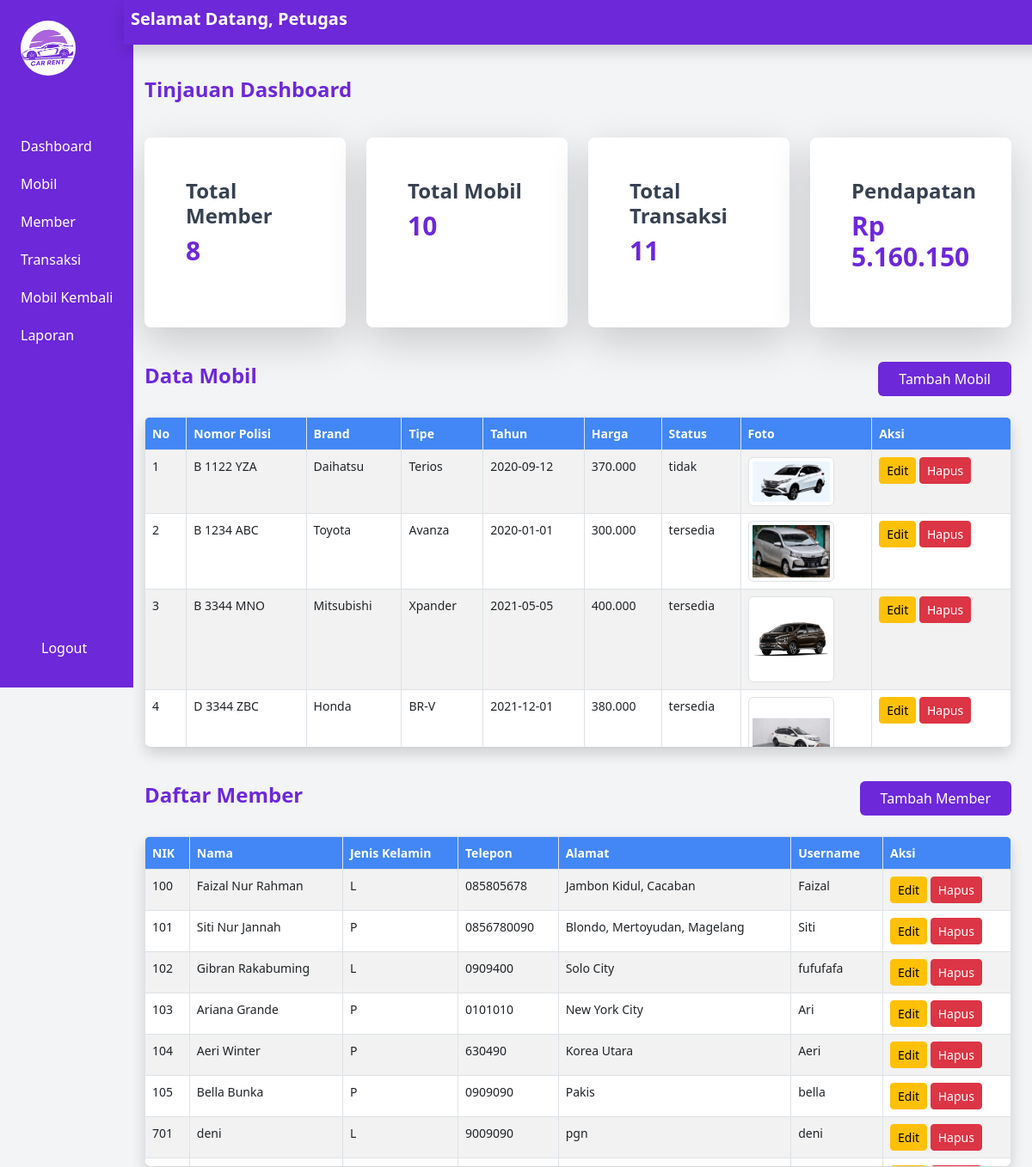
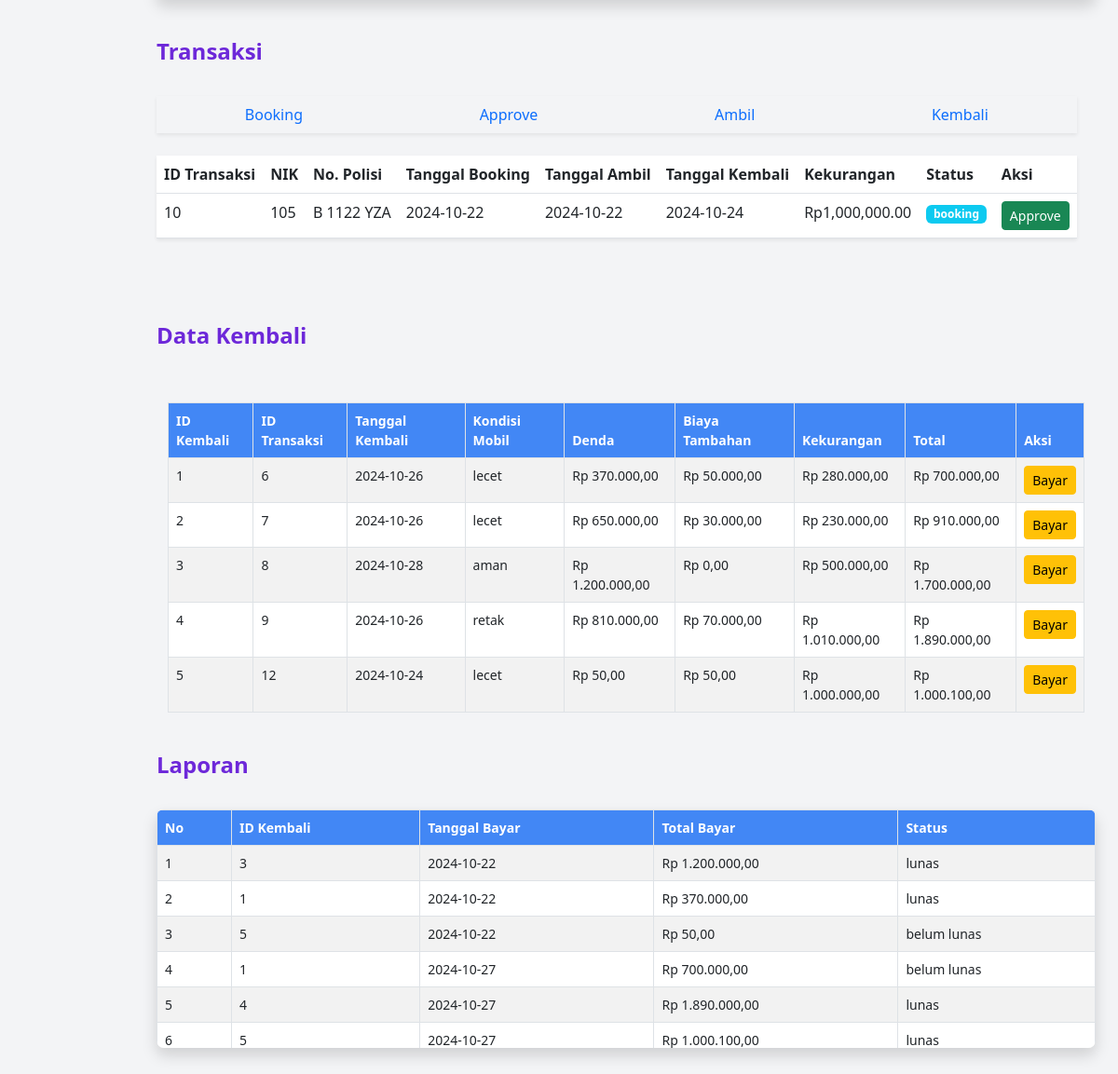
/petugas/petugas.php (signed in), run on the app's committed database (2 pictures, top to bottom).
### tables this page shows
CREATE TABLE `tb_mobil` (
  `nopol` varchar(10) NOT NULL,
  `brand` varchar(50) NOT NULL,
  `type` varchar(50) NOT NULL,
  `tahun` date NOT NULL,
  `harga` decimal(10,2) NOT NULL,
  `foto` varchar(50) DEFAULT NULL,
  `status` enum('tersedia','tidak') NOT NULL
);

CREATE TABLE `tb_member` (
  `nik` int(11) NOT NULL,
  `nama` varchar(100) NOT NULL,
  `jk` enum('L','P') NOT NULL,
  `telp` varchar(15) DEFAULT NULL,
  `alamat` text DEFAULT NULL,
  `username` varchar(50) NOT NULL,
  `pass` varchar(255) NOT NULL
);

CREATE TABLE `tb_transaksi` (
  `id_transaksi` int(11) NOT NULL,
  `nik` int(11) DEFAULT NULL,
  `nopol` varchar(10) DEFAULT NULL,
  `tgl_booking` date DEFAULT NULL,
  `tgl_ambil` date DEFAULT NULL,
  `tgl_kembali` date DEFAULT NULL,
  `supir` tinyint(1) DEFAULT NULL,
  `total` decimal(10,2) DEFAULT NULL,
  `downpayment` decimal(10,2) DEFAULT 100000.00,
  `kekurangan` decimal(10,2) DEFAULT NULL,
  `status` enum('booking','approve','ambil','kembali') NOT NULL
);

CREATE TABLE `tb_kembali` (
  `id_kembali` int(11) NOT NULL,
  `id_transaksi` int(11) DEFAULT NULL,
  `tgl_kembali` date DEFAULT NULL,
  `kondisi_mobil` text DEFAULT NULL,
  `denda` decimal(10,2) DEFAULT NULL,
  `biaya_tambahan` int(11) DEFAULT NULL
);

CREATE TABLE `tb_bayar` (
  `id_bayar` int(11) NOT NULL,
  `id_kembali` int(11) DEFAULT NULL,
  `tgl_bayar` date DEFAULT NULL,
  `total_bayar` decimal(10,2) DEFAULT NULL,
  `status` enum('lunas','belum lunas') DEFAULT NULL
);

### petugas/petugas.php (the view, shortened to what the rows shown need)
<?php
include '../koneksi.php';
$statuses = ['Booking', 'Approve', 'Ambil', 'Kembali'];
foreach ($statuses as $status) {
    $sql = "SELECT * FROM tb_transaksi WHERE status = ?";
    $stmt = $koneksi->prepare($sql);
    $stmt->bind_param('s', $status);
    $stmt->execute();
    $result = $stmt->get_result();
}
?>
<!DOCTYPE html>
<html lang="id">
<head>
    <link href="https://cdn.jsdelivr.net/npm/tailwindcss@2.2.19/dist/tailwind.min.css" rel="stylesheet">
    <link href="https://cdn.jsdelivr.net/npm/bootstrap@5.3.0-alpha1/dist/css/bootstrap.min.css" rel="stylesheet">
</head>
<body class="bg-gray-100 font-sans leading-normal tracking-normal">
    <div class="flex">
        <div class="flex-1 flex flex-col ml-36">
           <header class="bg-purple-700 text-white p-2 shadow flex justify-between items-center fixed w-full" style="left: 9rem; top: 0;">
            <h2 class="text-xl font-semibold">Selamat Datang, Petugas</h2>
        </header>
            <main class="flex-1 p-6 mt-16">
                <section id="mobil" class="mb-10">
    <div class="bg-white shadow rounded-lg overflow-y-auto max-h-96 text-black">
        <?php
        $sql_mobil = "SELECT * FROM tb_mobil";
        $result_mobil = $koneksi->query($sql_mobil);
        $no = 1;
        if ($result_mobil->num_rows > 0) {
            echo "<table class='table table-bordered table-hover table-striped table-custom'>
                    <thead>
                        <tr>
                            <th>No</th>
                            <th>Nomor Polisi</th>
                            <th>Brand</th>
                            <th>Tipe</th>
                            <th>Tahun</th>
                            <th>Harga</th>
                            <th>Status</th>
                            <th>Foto</th>
                            <th>Aksi</th>
                        </tr>
                    </thead>
                    <tbody>";
            while ($row = $result_mobil->fetch_assoc()) {
                echo "<tr>
                        <td>" . $no++ . "</td>
                        <td>" . $row["nopol"] . "</td>
                        <td>" . $row["brand"] . "</td>
                        <td>" . $row["type"] . "</td>
                        <td>" . $row["tahun"] . "</td>
                        <td>" . number_format($row["harga"], 0, ',', '.') . "</td>
                        <td>" . $row["status"] . "</td>
                        <td><img src='../img/" . $row["foto"] . "' class='img-thumbnail'></td>
                        <td>
                            <a href='edit_mobil.php?nopol=" . $row["nopol"] . "' class='btn btn-warning btn-sm'>Edit</a>
                            <form action='hapus_mobil.php' method='post' style='display:inline;'>
                                <input type='hidden' name='nopol' value='" . $row["nopol"] . "'>
                                <button type='submit' class='btn btn-danger btn-sm' onclick='return confirm(\"Apakah Anda yakin ingin menghapus data ini?\");'>Hapus</button>
                            </form>
                        </td>
                      </tr>";
            }
            echo "</tbody></table>";
        } else {
            echo "<tr><td colspan='9' class='text-center'>0 hasil ditemukan</td></tr>";
        }
        ?>
    </div>
</section>
                <section id="member" class="mb-10">
                    <div class="bg-white shadow rounded-lg overflow-y-auto max-h-96">
                        <?php
                        $sql_member = "SELECT * FROM tb_member";
                        $result_member = $koneksi->query($sql_member);
                        if ($result_member->num_rows > 0) {
                            echo "<table class='table table-bordered table-hover table-striped table-custom'>
                                    <thead>
                                        <tr>
                                            <th>NIK</th>
                                            <th>Nama</th>
                                            <th>Jenis Kelamin</th>
                                            <th>Telepon</th>
                                            <th>Alamat</th>
                                            <th>Username</th>
                                            <th>Aksi</th>
                                        </tr>
                                    </thead>
                                    <tbody>";
                            while ($row = $result_member->fetch_assoc()) {
                                echo "<tr>
                                        <td>" . $row["nik"] . "</td>
                                        <td>" . $row["nama"] . "</td>
                                        <td>" . $row["jk"] . "</td>
                                        <td>" . $row["telp"] . "</td>
                                        <td>" . $row["alamat"] . "</td>
                                        <td>" . $row["username"] . "</td>
                                        <td>
                                            <a href='edit_member.php?nik=" . $row["nik"] . "' class='btn btn-warning btn-sm'>Edit</a>
                                            <a href='hapus_member.php?nik=" . $row["nik"] . "' class='btn btn-danger btn-sm' onclick='return confirm(\"Apakah Anda yakin ingin menghapus member ini?\")'>Hapus</a>
                                        </td>
                                      </tr>";
                            }
                            echo "</tbody></table>";
                        } else {
                            echo "<div class='alert alert-warning'>Tidak ada data member yang ditemukan.</div>";
                        }
                        ?>
                    </div>
                </section>
                <section id="transaksi" class="mb-10">
                    <div>
                    <?php require 'transaksi.php'; ?>
                    </div>
                </section>
                <section id="kembali" class="mb-10">
                    <div>
                    <?php require 'data-kembali.php'; ?>
                    </div>
                </section>
                <section id="laporan" class="mb-10">
                    <div class="bg-white shadow rounded-lg overflow-y-auto max-h-64">
                    <?php
                        $sql = "SELECT * FROM tb_bayar";
                        $result = $koneksi->query($sql);
                        if ($result->num_rows > 0) {
                            $i = 1;
                            echo "<table class='table table-bordered table-hover table-striped table-custom'>
                                    <thead>
                                        <tr>
                                            <th>No</th>
                                            <th>ID Kembali</th>
                                            <th>Tanggal Bayar</th>
                                            <th>Total Bayar</th>
                                            <th>Status</th>
                                        </tr>
                                    </thead>
                                    <tbody>";
                            while($row = $result->fetch_assoc()) {
                                $status_class = ($row["status"] === "belum lunas") ? "text-red-500" : "text-green-500";
                                echo "<tr>
                                        <td>" . $i++ . "</td>
                                        <td>" . $row["id_kembali"] . "</td>
                                        <td>" . $row["tgl_bayar"] . "</td>
                                        <td>Rp " . number_format($row["total_bayar"], 2, ',', '.') . "</td>
                                        <td class='$status_class'>" . $row["status"] . "</td>
                                      </tr>";
                            }
                            echo "</tbody></table>";
                        } else {
                            echo "<tr><td colspan='5' class='text-center'>Tidak ada data pembayaran</td></tr>";
                        }
                        ?>
                    </div>
                </section>
            </main>
        </div>
    </div>
</body>
</html>

### petugas/transaksi.php (shortened to what the rows shown need)
<?php
include '../koneksi.php';
$statuses = ['Booking', 'Approve', 'Ambil', 'Kembali'];
$transactions = [];
foreach ($statuses as $status) {
    $sql = "SELECT * FROM tb_transaksi WHERE status = ?";
    $stmt = $koneksi->prepare($sql);
    $stmt->bind_param('s', $status);
    $stmt->execute();
    $result = $stmt->get_result();
    $transactions[$status] = $result->fetch_all(MYSQLI_ASSOC);
}
?>
<!DOCTYPE html>
<html lang="id">
<head>
    <link href="https://cdn.jsdelivr.net/npm/tailwindcss@2.2.19/dist/tailwind.min.css" rel="stylesheet">
    <link href="https://cdn.jsdelivr.net/npm/bootstrap@5.3.0-alpha1/dist/css/bootstrap.min.css" rel="stylesheet">
</head>
<body class="bg-gray-100 font-sans leading-normal tracking-normal">
    <div class="flex">
      <div class="content" id="content">
                    <div class="tab-content" id="transactions-table-tab-content">
                        <div class="tab-pane fade show active" id="transactions-booking" role="tabpanel" aria-labelledby="transactions-booking-tab">
                            <div class="app-card app-card-transactions-table shadow-sm mb-5">
                                <div class="app-card-body">
                                    <div class="table-responsive">
                                        <table class="table mb-0 text-left">
                                            <thead>
                                                <tr>
                                                    <th class="cell">ID Transaksi</th>
                                                    <th class="cell">NIK</th>
                                                    <th class="cell">No. Polisi</th>
                                                    <th class="cell">Tanggal Booking</th>
                                                    <th class="cell">Tanggal Ambil</th>
                                                    <th class="cell">Tanggal Kembali</th>
                                                    <th class="cell">Kekurangan</th>
                                                    <th class="cell">Status</th>
                                                    <th class="cell">Aksi</th>
                                                </tr>
                                            </thead>
                                            <tbody>
                                                <?php foreach ($transactions['Booking'] as $trans): ?>
                                                    <tr>
                                                        <td class="cell"><?php echo $trans['id_transaksi']; ?></td>
                                                        <td class="cell"><?php echo $trans['nik']; ?></td>
                                                        <td class="cell"><?php echo $trans['nopol']; ?></td>
                                                        <td class="cell"><?php echo $trans['tgl_booking']; ?></td>
                                                        <td class="cell"><?php echo $trans['tgl_ambil']; ?></td>
                                                        <td class="cell"><?php echo $trans['tgl_kembali']; ?></td>
                                                        <td class="cell"><?php echo 'Rp' . number_format($trans['kekurangan'], 2); ?></td>
                                                        <td class="cell"><span class="badge bg-info"><?php echo $trans['status']; ?></span></td>
                                                        <td class="cell">
                                                            <form method="POST" action="">
                                                                <button type="submit" name="update_status" class="btn btn-sm btn-success">Approve</button>
                                                            </form>
                                                        </td>
                                                    </tr>
                                                <?php endforeach; ?>
                                            </tbody>
                                        </table>
                                    </div>
                                </div>
                            </div>
                        </div>
                    </div>
                </div>
    </div>
</body>
</html>

### petugas/data-kembali.php (shortened to what the rows shown need)
<?php
include '../koneksi.php';
$sql = "SELECT
            k.id_kembali,
            k.id_transaksi,
            k.tgl_kembali,
            k.kondisi_mobil,
            k.denda,
            k.biaya_tambahan,
            t.kekurangan,
            (k.denda + k.biaya_tambahan + t.kekurangan) AS total
        FROM
            tb_kembali k
        JOIN
            tb_transaksi t ON k.id_transaksi = t.id_transaksi";
$result = $koneksi->query($sql);
?>
<!DOCTYPE html>
<html lang="id">
<head>
    <link href="https://cdn.jsdelivr.net/npm/bootstrap@5.3.0-alpha1/dist/css/bootstrap.min.css" rel="stylesheet">
</head>
<body>
    <div class="container mt-5">
        <?php
        if ($result->num_rows > 0) {
            echo "<table class='table table-bordered table-hover table-striped table-custom'>
        <thead>
            <tr>
                <th>ID Kembali</th>
                <th>ID Transaksi</th>
                <th>Tanggal Kembali</th>
                <th>Kondisi Mobil</th>
                <th>Denda</th>
                <th>Biaya Tambahan</th>
                <th>Kekurangan</th>
                <th>Total</th>
                <th>Aksi</th>
            </tr>
        </thead>
        <tbody>";
        while ($row = $result->fetch_assoc()) {
            $status = isset($row["status"]) ? $row["status"] : null;
            if ($status != "dibayar") {
                echo "<tr>
                        <td>" . $row["id_kembali"] . "</td>
                        <td>" . $row["id_transaksi"] . "</td>
                        <td>" . $row["tgl_kembali"] . "</td>
                        <td>" . $row["kondisi_mobil"] . "</td>
                        <td>Rp " . number_format($row["denda"], 2, ',', '.') . "</td>
                        <td>Rp " . number_format($row["biaya_tambahan"], 2, ',', '.') . "</td>
                        <td>Rp " . number_format($row["kekurangan"], 2, ',', '.') . "</td>
                        <td>Rp " . number_format($row["total"], 2, ',', '.') . "</td>
                        <td>
                        <a href='bayar.php?id_kembali=" . $row["id_kembali"] . "' class='btn btn-warning btn-sm'>Bayar</a>
                        </td>
                    </tr>";
            }
        }
        echo "</tbody></table>";
        } else {
            echo "<div class='alert alert-warning'>Tidak ada data pengembalian yang ditemukan.</div>";
        }
        ?>
    </div>
</body>
</html>

### data on the page
tb_mobil: nopol "B 1122 YZA", brand "Daihatsu", type "Terios", tahun "2020-09-12", harga "370.000", status "tidak", foto (picture)
tb_mobil: nopol "B 1234 ABC", brand "Toyota", type "Avanza", tahun "2020-01-01", harga "300.000", status "tersedia", foto (picture)
tb_mobil: nopol "B 3344 MNO", brand "Mitsubishi", type "Xpander", tahun "2021-05-05", harga "400.000", status "tersedia", foto (picture)
tb_mobil: nopol "D 3344 ZBC", brand "Honda", type "BR-V", tahun "2021-12-01", harga "380.000", status "tersedia", foto (picture)
tb_member: nik "100", nama "Faizal Nur Rahman", jk "L", telp "085805678", alamat "Jambon Kidul, Cacaban", username "Faizal"
tb_member: nik "101", nama "Siti Nur Jannah", jk "P", telp "0856780090", alamat "Blondo, Mertoyudan, Magelang", username "Siti"
tb_member: nik "102", nama "Gibran Rakabuming", jk "L", telp "0909400", alamat "Solo City", username "fufufafa"
tb_member: nik "103", nama "Ariana Grande", jk "P", telp "0101010", alamat "New York City", username "Ari"
tb_member: nik "104", nama "Aeri Winter", jk "P", telp "630490", alamat "Korea Utara", username "Aeri"
tb_member: nik "105", nama "Bella Bunka", jk "P", telp "0909090", alamat "Pakis", username "bella"
tb_member: nik "701", nama "deni", jk "L", telp "9009090", alamat "pgn", username "deni"
tb_transaksi: id_transaksi "10", nik "105", nopol "B 1122 YZA", tgl_booking "2024-10-22", tgl_ambil "2024-10-22", tgl_kembali "2024-10-24", kekurangan "1,000,000.00", status "booking"
tb_kembali: id_kembali "1", id_transaksi "6", tgl_kembali "2024-10-26", kondisi_mobil "lecet", denda "370.000,00", biaya_tambahan "50.000,00", id_transaksi.kekurangan "280.000,00", total "700.000,00"
tb_kembali: id_kembali "2", id_transaksi "7", tgl_kembali "2024-10-26", kondisi_mobil "lecet", denda "650.000,00", biaya_tambahan "30.000,00", id_transaksi.kekurangan "230.000,00", total "910.000,00"
tb_kembali: id_kembali "3", id_transaksi "8", tgl_kembali "2024-10-28", kondisi_mobil "aman", denda "1.200.000,00", biaya_tambahan "0,00", id_transaksi.kekurangan "500.000,00", total "1.700.000,00"
tb_kembali: id_kembali "4", id_transaksi "9", tgl_kembali "2024-10-26", kondisi_mobil "retak", denda "810.000,00", biaya_tambahan "70.000,00", id_transaksi.kekurangan "1.010.000,00", total "1.890.000,00"
tb_kembali: id_kembali "5", id_transaksi "12", tgl_kembali "2024-10-24", kondisi_mobil "lecet", denda "50,00", biaya_tambahan "50,00", id_transaksi.kekurangan "1.000.000,00", total "1.000.100,00"
tb_bayar: id_kembali "3", tgl_bayar "2024-10-22", total_bayar "1.200.000,00", status "lunas"
tb_bayar: id_kembali "1", tgl_bayar "2024-10-22", total_bayar "370.000,00", status "lunas"
tb_bayar: id_kembali "5", tgl_bayar "2024-10-22", total_bayar "50,00", status "belum lunas"
tb_bayar: id_kembali "1", tgl_bayar "2024-10-27", total_bayar "700.000,00", status "belum lunas"
tb_bayar: id_kembali "4", tgl_bayar "2024-10-27", total_bayar "1.890.000,00", status "lunas"
tb_bayar: id_kembali "5", tgl_bayar "2024-10-27", total_bayar "1.000.100,00", status "lunas"

### other printed values
$total_pengguna "8"
$total_mobil "10"
$total_transaksi "11"
$total_pendapatan "5.160.150"
